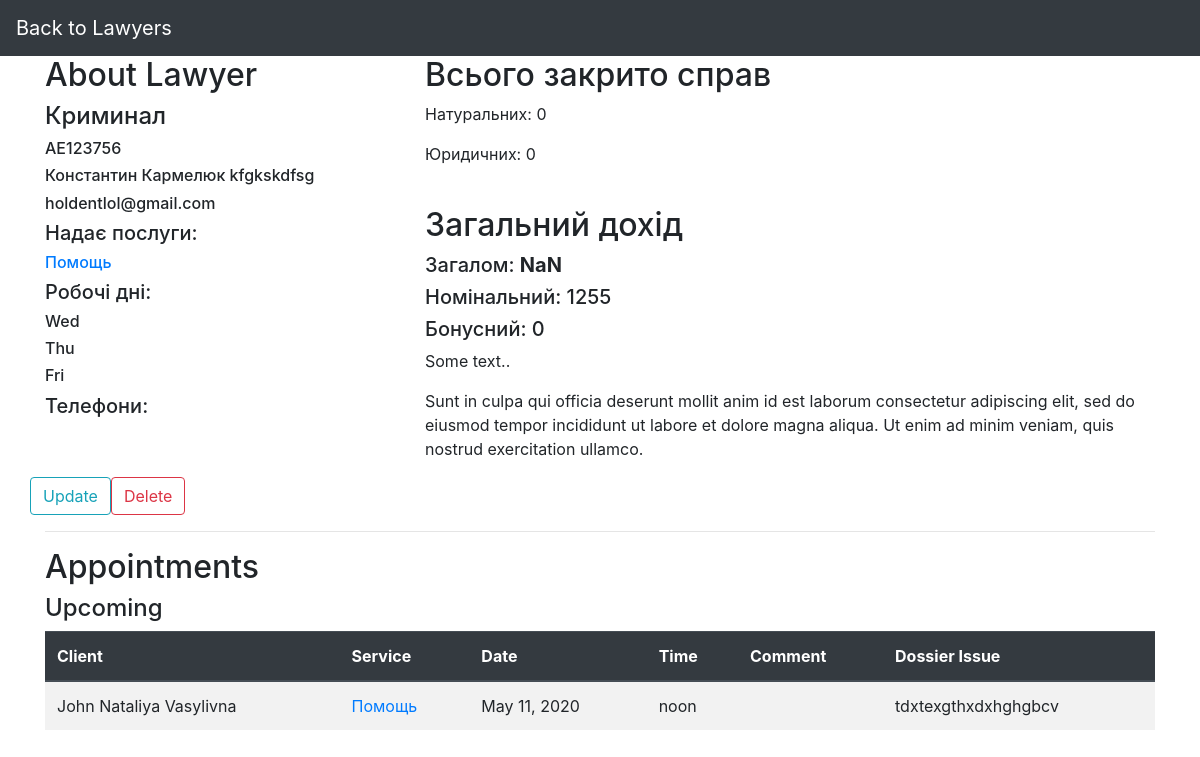
/database/lawyer/AE123756/, run on an earlier commit of the app's database.
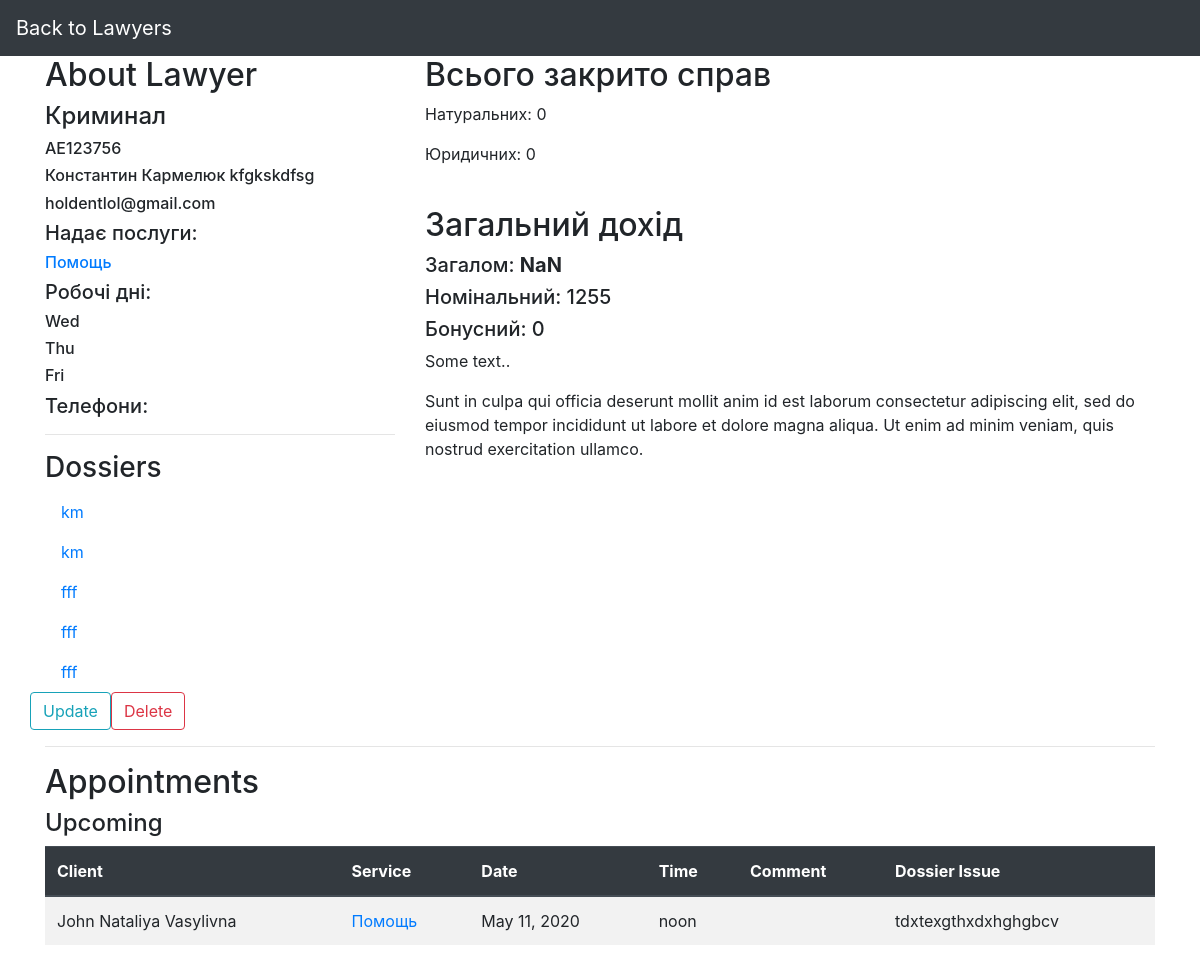
And on a later commit of the database.
### DataBase/models.py (models this page shows, shortened)
class Services(models.Model):
    service_code = models.CharField(max_length=5, primary_key=True)
    name_service = models.CharField(max_length=50)
    nominal_value = models.DecimalField(max_digits=6, decimal_places=2)
    bonus_value = models.DecimalField(max_digits=6, decimal_places=2)
    class Meta:
        db_table = 'Services'

class Work_days(models.Model):
    DAYS = [
        ('Mon', 'Monday'),
        ('Tue', 'Tuesday'),
        ('Wed', 'Wednesday'),
        ('Thu', 'Thursday'),
        ('Fri', 'Friday'),
        ('Sat', 'Saturday'),
        ('Sun', 'Sunday'),
    ]
    day = models.CharField(max_length=3, choices=DAYS)
    def __str__(self):
        return f'{self.day}'
    class Meta:
        db_table = 'Work_days'
        ordering = ['id']

class Appointment(models.Model):
    app_date = models.DateField()
    app_time = models.TimeField()
    comment = models.TextField(blank=True, null=True)
    service = models.ManyToManyField(Services)
    class Meta:
        abstract = True

class Appointment_J(Appointment):
    appoint_code_j = models.AutoField(primary_key=True)
    lawyer_code = models.ForeignKey(Lawyer, on_delete=models.DO_NOTHING)
    num_client_j = models.ForeignKey(Client_juridical, on_delete=models.DO_NOTHING)
    code_dossier_j = models.ForeignKey(Dossier_J, on_delete=models.DO_NOTHING)
    class Meta(Appointment.Meta):
        db_table = 'Appointment_J'
        ordering = ['-app_date']

class Client(models.Model):
    first_name = models.CharField(max_length=25)
    surname = models.CharField(max_length=25)
    mid_name = models.CharField(max_length=25)
    adr_city = models.CharField(max_length=30)
    adr_street = models.CharField(max_length=20)
    adr_build = models.IntegerField()
    mail_info = models.EmailField(max_length=30)
    class Meta:
        abstract = True
        ordering = ['first_name']

class Client_juridical(Client):
    num_client_j = models.CharField(max_length=8, help_text='EDRPOU code', primary_key=True)
    client_position = models.CharField(max_length=25)
    name_of_company = models.CharField(max_length=25)
    iban = models.CharField(max_length=29)
    def getfullname(self):
        return f'{self.first_name} {self.surname} {self.mid_name}'
    class Meta(Client.Meta):
        db_table = 'Client_juridical'

class Dossier(models.Model):
    DOS_STATUS = [
        ('open', 'open'),
        ('closed', 'closed'),
        ('closed-won', 'closed-won'),
    ]
    issue = models.TextField()
    status = models.CharField(max_length=10, choices=DOS_STATUS, default='open')
    date_signed = models.DateField()
    date_expired = models.DateField()
    date_closed = models.DateField(blank=True, null=True)
    fee = models.DecimalField(max_digits=7, decimal_places=2)
    paid = models.BooleanField(default=False)
    court_name = models.CharField(max_length=50, blank=True, null=True)
    court_adr = models.CharField(max_length=50, blank=True, null=True)
    court_date = models.DateTimeField(blank=True, null=True)
    lawyer_code = models.ForeignKey(Lawyer, on_delete=models.DO_NOTHING,
                                    blank=True, null=True)
    class Meta:
        abstract = True

class Dossier_J(Dossier):
    code_dossier_j = models.CharField(max_length=8, primary_key=True)
    num_client_j = models.ForeignKey(Client_juridical, on_delete=models.DO_NOTHING)
    class Meta(Dossier.Meta):
        db_table = 'Dossier_J'

class Dossier_N(Dossier):
    code_dossier_n = models.CharField(max_length=8, primary_key=True)
    num_client_n = models.ForeignKey(Client_natural, on_delete=models.DO_NOTHING)
    class Meta(Dossier.Meta):
        db_table = 'Dossier_N'

### DataBase/views.py (the view)
# urls.py: path('lawyer/<pk>/', views.LawyerDetailView.as_view(), name='lawyer-detailed-view'),
class LawyerDetailView(generic.DetailView):
    model = Lawyer
    context_object_name = "lawyer"
    template_name = "lawyer_detail.html"
    def get_context_data(self, **kwargs):
        context = super().get_context_data(**kwargs)
        la_code = self.kwargs['pk']
        context['phones'] = LPhone.objects.filter(lawyer=la_code)
        today = date.today()
        context['upcoming_app_n'] = Appointment_N.objects.filter(lawyer_code=la_code) \
                                    .filter(app_date__gte=today).order_by('-app_date')
        context['upcoming_app_j'] = Appointment_J.objects.filter(lawyer_code=la_code) \
                                    .filter(app_date__gte=today).order_by('-app_date')
        context['appointments_n'] = Appointment_N.objects.filter(lawyer_code=la_code)\
                                    .filter(app_date__lt=today).order_by('-app_date')
        context['appointments_j'] = Appointment_J.objects.filter(lawyer_code=la_code)\
                                    .filter(app_date__lt=today).order_by('-app_date')
        context['dossier_j'] = Dossier_J.objects.filter(lawyer_code=la_code)
        context['dossier_n'] = Dossier_N.objects.filter(lawyer_code=la_code)
        context['closed_dossiers_n'] = Dossier_N.objects.raw(
            'SELECT code_dossier_n, COUNT(code_dossier_n) AS counted_dossiers '
            'FROM Dossier_N '
            'WHERE lawyer_code_id = %s AND status is not "open" ', [la_code])
        context['closed_dossiers_j'] = Dossier_J.objects.raw(
            'SELECT code_dossier_j, COUNT(code_dossier_j) AS counted_dossiers '
            'FROM Dossier_J '
            'WHERE lawyer_code_id = %s AND status is not "open" ', [la_code])
        try:
            context['nominal_value'] = lawyer_nom_value(la_code)[1]
        except:
            context['nominal_value'] = 0
        try:
            context['bonus_value'] = lawyer_extra_value(la_code)[1]
        except:
            context['bonus_value'] = 0
        return context

### DataBase/views.py (called while the page is built)
def lawyer_nom_value(param):
    with connection.cursor() as cursor:
        cursor.execute(
            'SELECT DISTINCT LA.lawyer_code AS la_code, SUM(SE.nominal_value) AS nom '
            'FROM (( Appointment_J_service AS AJS INNER JOIN Services AS SE ON AJS.services_id = SE.service_code) '
            'INNER JOIN Appointment_J AS AJ ON AJS.appointment_j_id = AJ.appoint_code_j) '
            'INNER JOIN Lawyer AS LA ON LA.lawyer_code = AJ.lawyer_code_id '
            'WHERE lawyer_code == %s AND AJ.code_dossier_j_id not in '
            '(SELECT code_dossier_j FROM dossier_j WHERE status==%s)'
            'GROUP BY lawyer_code', [param, 'closed-won']
        )
        row = cursor.fetchone()
    return row

### DataBase/templates/lawyer_detail.html (shortened to what this page needs)
{% extends "base_generic.html" %}
{% block navbar %}
    <a class="navbar-brand" href="lawyers.html">Back to Lawyers</a>
{% endblock %}
{% block content %}
    <div class="row">
        <div class="col-sm-4">
            <h2>About Lawyer</h2>
            <h4 id="specialization">{{ lawyer.specialization }}</h4>
            <h6 id="la_code">{{ lawyer.lawyer_code }}</h6>
            <h6 id="name">{{ lawyer.first_name }} {{ lawyer.surname }} {{ lawyer.mid_name }}</h6>
            <h6 id="mail">{{ lawyer.mail_info}} </h6>
            <h5>Надає послуги:</h5>
            {% for service in lawyer.service.all %}
                <h6 id="service">
                    <a href=" {% url 'service-detailed-view' service.service_code %}">
                        {{ service.name_service }}
                    </a>
                </h6>
            {% endfor %}
            <h5>Робочі дні:</h5>
            {% for day in lawyer.work_days.all %}
                <h6 id="work_days">{{ day }}</h6>
            {% endfor %}
            <h5>Телефони:</h5>
        {% if dossier_j or dossier_n %}
            <hr>
            <h3>Dossiers</h3>
            <ul class="nav nav-pills flex-column">
            {% for dossier in dossier_n %}
                <li class="nav-item">
                    <a class="nav-link" href="#">{{ dossier.issue }}</a>
                </li>
            {% endfor %}
            </ul>
        {% endif %}
        </div>
        <div class="col-sm-8">
            <h2>Всього закрито справ</h2>
            {% for obj in closed_dossiers_n %}
                  <p>Натуральних: {{obj.counted_dossiers}}</p>
            {% endfor %}
            {% for obj1 in closed_dossiers_j %}
                <p>Юридичних: {{obj1.counted_dossiers}}</p>
            {% endfor %}
            <br>
            <h2 >Загальний дохід</h2>
            <h5>Загалом: <b id="income_total">0</b></h5>
            <h5 id="income_nom">Номінальний: {{ nominal_value }}</h5>
            <h5 id="income_bonus">Бонусний: {{ bonus_value }}</h5>
            <p>Some text..</p>
            <p>Sunt in culpa qui officia deserunt mollit anim id est laborum consectetur adipiscing elit, sed do eiusmod tempor incididunt ut labore et dolore magna aliqua. Ut enim ad minim veniam, quis nostrud exercitation ullamco.</p>
        </div>
         <a class="btn btn-outline-info" href="{% url 'lawyer-update' pk=object.pk %}">Update</a>
        <a class="btn btn-outline-danger" href="{% url 'lawyer-delete' pk=object.pk %}">Delete</a>
    </div>
            <hr>
    {% if appointments_j or appointments_n %}
    <div class="row">
        <div class="container">
            <h2>Appointments</h2>
            <h4>Upcoming</h4>
            <table class="table table-striped">
                <thead class="thead-dark">
                <tr>
                    <th>Client</th>
                    <th>Service</th>
                    <th>Date</th>
                    <th>Time</th>
                    <th>Comment</th>
                    <th>Dossier Issue</th>
                </tr>
                </thead>
                <tbody>
                {% for appointment in appointments_j %}
                <tr>
                    <td>{{appointment.num_client_j.getfullname }}</td>
                    <td>
                    {% for service in appointment.service.all %}
                    <a href=" {% url 'service-detailed-view' service.service_code %}">
                        {{ service.name_service }}
                    </a>
                    {% endfor %}
                    </td>
                    <td>{{appointment.app_date}}</td>
                    <td>{{appointment.app_time}}</td>
                    <td>{{appointment.comment}}</td>
                    <td>{{appointment.code_dossier_j.issue }}</td>
                </tr>
                {% endfor %}
                </tbody>
            </table>
        </div>
    </div>
    {% endif %}
{% endblock %}
{% block script %}
    {% load static %}
{% endblock %}

What changed in the data, as far as the page shows it:
added Dossier_N: issue "km"
added Dossier_N: issue "km"
added Dossier_N: issue "fff"
added Dossier_N: issue "fff"
added Dossier_N: issue "fff"
Also different on the page:
text now shown: "Dossiers"
